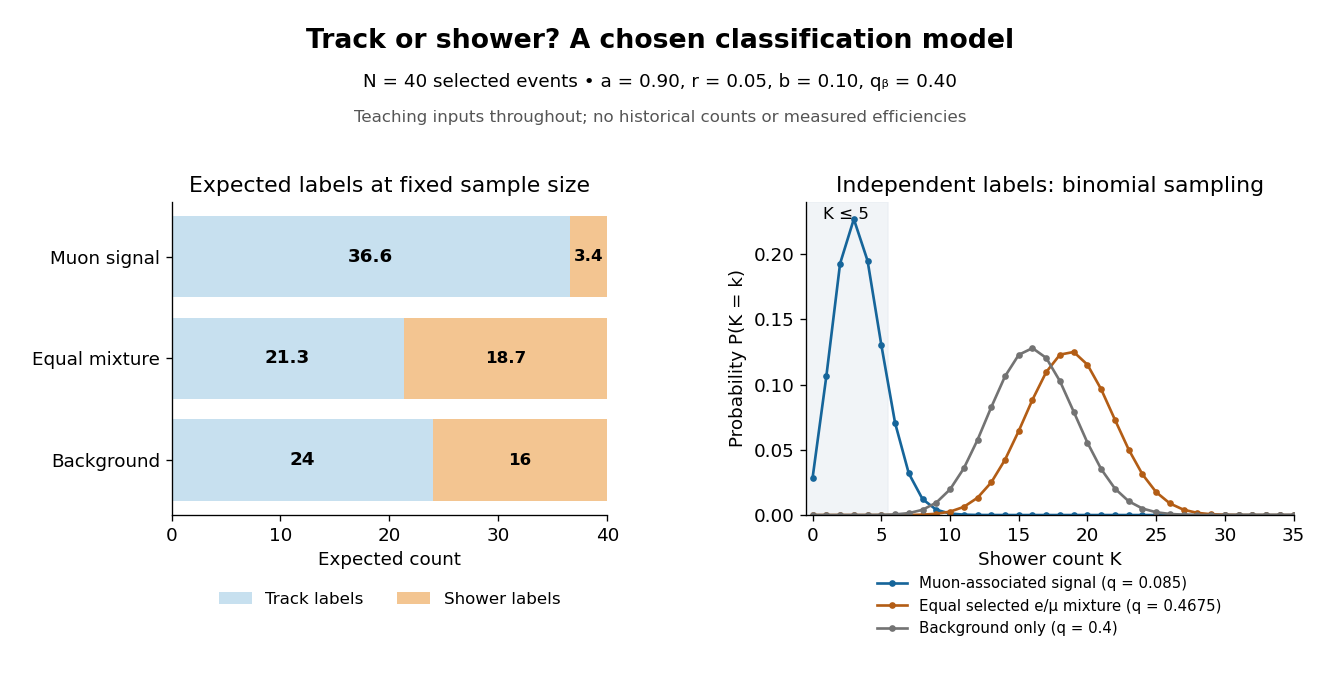

The Python source for this figure:
"""Plot stipulated binomial models, not historical neutrino data."""

from math import comb
from pathlib import Path

import matplotlib.pyplot as plt
import numpy as np


N, a, r, b, qb = 40, .90, .05, .10, .40
qs = [(1 - b) * r + b * qb, (1 - b) * (a + r) / 2 + b * qb, qb]
names = ["Muon-associated signal", "Equal selected e/μ mixture", "Background only"]
colors = ["#16659a", "#b35d15", "#737373"]
plt.rcParams.update({"font.family": "DejaVu Sans", "font.size": 11})
fig, (ax0, ax1) = plt.subplots(1, 2, figsize=(11, 5.8), dpi=120, facecolor="white", gridspec_kw={"width_ratios": [1, 1.12]})
fig.suptitle("Track or shower? A chosen classification model", fontsize=16, weight="bold", y=.96)
fig.text(.5, .875, "N = 40 selected events • a = 0.90, r = 0.05, b = 0.10, qᵦ = 0.40", ha="center")
fig.text(.5, .825, "Teaching inputs throughout; no historical counts or measured efficiencies", ha="center", fontsize=10, color="#555555")

y = np.arange(3)
track = N * (1 - np.array(qs))
shower = N * np.array(qs)
ax0.barh(y, track, color="#c7e0ef", label="Track labels")
ax0.barh(y, shower, left=track, color="#f3c591", label="Shower labels")
for i, (t, s) in enumerate(zip(track, shower)):
    ax0.text(t / 2, i, f"{t:g}", ha="center", va="center", weight="bold")
    ax0.text(t + s / 2, i, f"{s:g}", ha="center", va="center", weight="bold", fontsize=10)
ax0.set(yticks=y, yticklabels=["Muon signal", "Equal mixture", "Background"], xlim=(0, 40), xlabel="Expected count", title="Expected labels at fixed sample size")
ax0.invert_yaxis()
ax0.legend(loc="lower center", bbox_to_anchor=(.5, -.34), frameon=False, ncol=2, fontsize=10)
ax0.spines[["top", "right"]].set_visible(False)

ks = np.arange(N + 1)
for q, name, color in zip(qs, names, colors):
    pmf = np.array([comb(N, int(k)) * q**k * (1 - q)**(N - k) for k in ks])
    assert abs(pmf.sum() - 1) < 1e-12
    assert abs(ks @ pmf - N * q) < 1e-12
    ax1.plot(ks, pmf, "o-", ms=3, lw=1.6, label=f"{name} (q = {q:g})", color=color)
ax1.set(xlabel="Shower count K", ylabel="Probability P(K = k)", title="Independent labels: binomial sampling", xlim=(-.5, 35), ylim=(0, .24))
ax1.axvspan(-.5, 5.5, color="#e8edf2", alpha=.6, zorder=0)
ax1.text(2.4, .227, "K ≤ 5", ha="center", fontsize=10)
ax1.legend(loc="lower center", bbox_to_anchor=(.50, -.43), frameon=False, fontsize=9)
ax1.spines[["top", "right"]].set_visible(False)
fig.subplots_adjust(left=.13, right=.98, bottom=.26, top=.71, wspace=.43)
fig.savefig(Path(__file__).stem + ".png", facecolor="white")
plt.close(fig)
